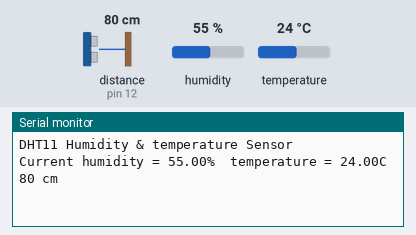
Bench run of a sketch on a simulated Arduino Uno, built with avr-gcc and run on an emulated ATmega328P. On the bench: the last lines printed to the serial monitor. Wiring (inferred from the names in the program): ultrasonic range finder: trigger pin 13; echo pin 12. The test bench sets the inputs (shaded band); at power-on: distance to the obstacle (sensor on pin 12) 80 cm, humidity 55 %, temperature 24 °C. The echo pulse lasts 58.3 µs per cm.

Above: at 2.7 s.
2.8 s: distance to the obstacle (sensor on pin 12) set to 196 cm
At 7.5 s:
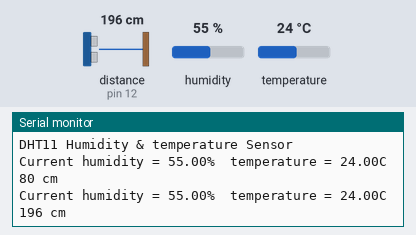
8.8 s: distance to the obstacle (sensor on pin 12) set to 205 cm
At 12.7 s:
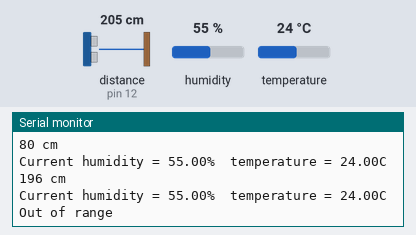

The sketch:

dht___ultrasonic.ino
```cpp
#include <dht.h>
#define trigPin 13
#define echoPin 12

#define dht_apin A0 // Analog Pin sensor is connected to
 int led=8 ,led1=7;
dht DHT;

void setup(){

  Serial.begin(9600);
  delay(500);//Delay to let system boot
  Serial.println("DHT11 Humidity & temperature Sensor\n\n");
  delay(1000);//Wait before accessing Sensor
  pinMode(trigPin, OUTPUT);
  pinMode(echoPin, INPUT);

}//end "setup()"

void loop(){
  //Start of Program

    DHT.read11(dht_apin);

    Serial.print("Current humidity = ");
    Serial.print(DHT.humidity);
    Serial.print("%  ");
    Serial.print("temperature = ");
    Serial.print(DHT.temperature);
    Serial.println("C  ");
    long duration, distance;
  digitalWrite(trigPin, LOW);
  delayMicroseconds(2);
  digitalWrite(trigPin, HIGH);
  delayMicroseconds(10);
  digitalWrite(trigPin, LOW);
  duration = pulseIn(echoPin, HIGH);
  distance = (duration/2) / 29.1;
  if (distance >= 200 || distance <= 0)
  {
    Serial.println("Out of range");
    digitalWrite(led,LOW);
    digitalWrite(led1,LOW);
  }
  else if(DHT.temperature>=28 && distance<=15)
  {
    digitalWrite(led,HIGH);
    digitalWrite(led1,HIGH);
    Serial.print(distance);
    Serial.println(" cm");
  }
  else
  {
    Serial.print(distance);
    Serial.println(" cm");
    digitalWrite(led,LOW);
    digitalWrite(led1,LOW);
  }

    delay(5000);//Wait 5 seconds before accessing sensor again.


}
```

Measured:
- the behaviour switches between 199 and 200 cm on distance to the obstacle (sensor on pin 12) (found by bisection; images 1 and 2)
- after the input at 2.8 s, the serial monitor: prints a new line after 3.8 s (image 1)
- after the input at 8.8 s, the serial monitor: prints a new line after 2.8 s (image 2)
